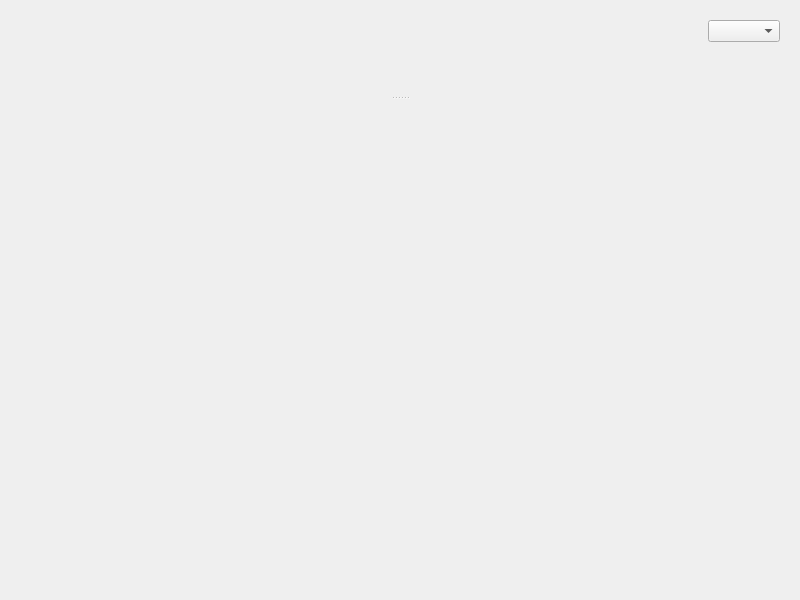
<?xml version="1.0" encoding="UTF-8"?>
<ui version="4.0">
 <class>PhotosView</class>
 <widget class="QWidget" name="PhotosView">
  <property name="geometry">
   <rect>
    <x>0</x>
    <y>0</y>
    <width>800</width>
    <height>600</height>
   </rect>
  </property>
  <property name="windowTitle">
   <string>Photos view</string>
  </property>
  <layout class="QVBoxLayout" name="verticalLayout">
   <item>
    <widget class="QWidget" name="filtersContainer" native="true">
     <layout class="QHBoxLayout" name="horizontalLayout">
      <item>
       <spacer name="horizontalSpacer">
        <property name="orientation">
         <enum>Qt::Horizontal</enum>
        </property>
        <property name="sizeHint" stdset="0">
         <size>
          <width>40</width>
          <height>20</height>
         </size>
        </property>
       </spacer>
      </item>
      <item>
       <widget class="QComboBox" name="sortingCombo"/>
      </item>
     </layout>
    </widget>
   </item>
   <item>
    <widget class="QWidget" name="splitterContainer" native="true">
     <property name="sizePolicy">
      <sizepolicy hsizetype="Preferred" vsizetype="Preferred">
       <horstretch>0</horstretch>
       <verstretch>1</verstretch>
      </sizepolicy>
     </property>
     <layout class="QHBoxLayout" name="horizontalLayout_2">
      <item>
       <widget class="QSplitter" name="splitter">
        <property name="orientation">
         <enum>Qt::Vertical</enum>
        </property>
        <widget class="ImagesTreeView" name="photoView" native="true">
         <property name="sizePolicy">
          <sizepolicy hsizetype="Preferred" vsizetype="Preferred">
           <horstretch>0</horstretch>
           <verstretch>0</verstretch>
          </sizepolicy>
         </property>
        </widget>
        <widget class="TagEditorWidget" name="tagEditor" native="true">
         <property name="sizePolicy">
          <sizepolicy hsizetype="Preferred" vsizetype="Preferred">
           <horstretch>0</horstretch>
           <verstretch>1</verstretch>
          </sizepolicy>
         </property>
        </widget>
       </widget>
      </item>
     </layout>
    </widget>
   </item>
  </layout>
 </widget>
 <customwidgets>
  <customwidget>
   <class>ImagesTreeView</class>
   <extends>QWidget</extends>
   <header>model_view/images_tree_view.hpp</header>
  </customwidget>
  <customwidget>
   <class>TagEditorWidget</class>
   <extends>QWidget</extends>
   <header>components/tag_editor/tag_editor_widget.hpp</header>
   <container>1</container>
  </customwidget>
 </customwidgets>
 <resources/>
 <connections/>
</ui>
